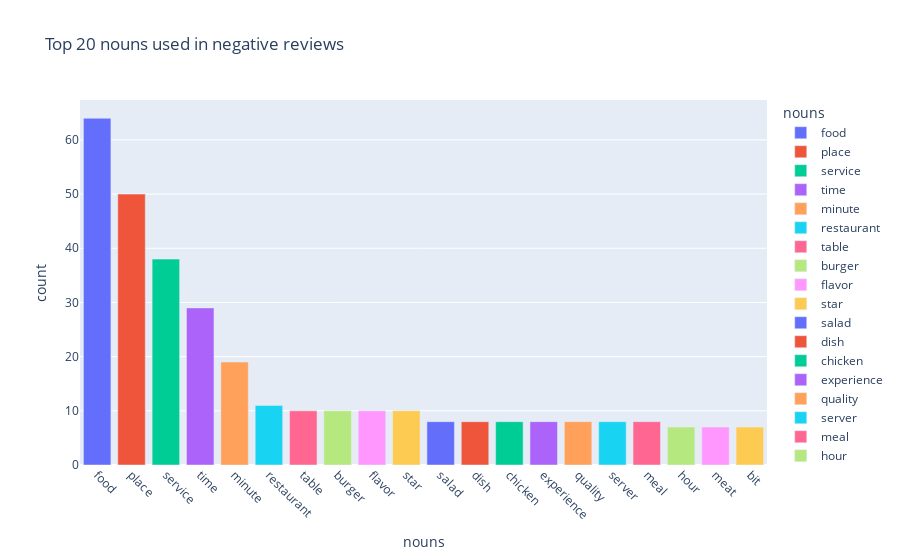

The notebook cell this image was saved under:
### Code cell
fig = px.bar(negative_df, x = 'nouns', y = 'count', color = 'nouns', 
             title='Top 20 nouns used in negative reviews')
fig.update_xaxes(tickangle=45)
fig.show()

### Figure 1 — Plotly figure (JSON) as saved in the notebook; plotly's stock layout.template omitted (floating-point values rounded to 4 significant figures)
{"data": [{"alignmentgroup": "True", "hovertemplate": "nouns=%{x}<br>count=%{y}<extra></extra>", "legendgroup": "food", "marker": {"color": "#636efa"}, "name": "food", "offsetgroup": "food", "orientation": "v", "showlegend": true, "textposition": "auto", "type": "bar", "x": ["food"], "xaxis": "x", "y": [64], "yaxis": "y"}, {"alignmentgroup": "True", "hovertemplate": "nouns=%{x}<br>count=%{y}<extra></extra>", "legendgroup": "place", "marker": {"color": "#EF553B"}, "name": "place", "offsetgroup": "place", "orientation": "v", "showlegend": true, "textposition": "auto", "type": "bar", "x": ["place"], "xaxis": "x", "y": [50], "yaxis": "y"}, {"alignmentgroup": "True", "hovertemplate": "nouns=%{x}<br>count=%{y}<extra></extra>", "legendgroup": "service", "marker": {"color": "#00cc96"}, "name": "service", "offsetgroup": "service", "orientation": "v", "showlegend": true, "textposition": "auto", "type": "bar", "x": ["service"], "xaxis": "x", "y": [38], "yaxis": "y"}, {"alignmentgroup": "True", "hovertemplate": "nouns=%{x}<br>count=%{y}<extra></extra>", "legendgroup": "time", "marker": {"color": "#ab63fa"}, "name": "time", "offsetgroup": "time", "orientation": "v", "showlegend": true, "textposition": "auto", "type": "bar", "x": ["time"], "xaxis": "x", "y": [29], "yaxis": "y"}, {"alignmentgroup": "True", "hovertemplate": "nouns=%{x}<br>count=%{y}<extra></extra>", "legendgroup": "minute", "marker": {"color": "#FFA15A"}, "name": "minute", "offsetgroup": "minute", "orientation": "v", "showlegend": true, "textposition": "auto", "type": "bar", "x": ["minute"], "xaxis": "x", "y": [19], "yaxis": "y"}, {"alignmentgroup": "True", "hovertemplate": "nouns=%{x}<br>count=%{y}<extra></extra>", "legendgroup": "restaurant", "marker": {"color": "#19d3f3"}, "name": "restaurant", "offsetgroup": "restaurant", "orientation": "v", "showlegend": true, "textposition": "auto", "type": "bar", "x": ["restaurant"], "xaxis": "x", "y": [11], "yaxis": "y"}, {"alignmentgroup": "True", "hovertemplate": "nouns=%{x}<br>count=%{y}<extra></extra>", "legendgroup": "table", "marker": {"color": "#FF6692"}, "name": "table", "offsetgroup": "table", "orientation": "v", "showlegend": true, "textposition": "auto", "type": "bar", "x": ["table"], "xaxis": "x", "y": [10], "yaxis": "y"}, {"alignmentgroup": "True", "hovertemplate": "nouns=%{x}<br>count=%{y}<extra></extra>", "legendgroup": "burger", "marker": {"color": "#B6E880"}, "name": "burger", "offsetgroup": "burger", "orientation": "v", "showlegend": true, "textposition": "auto", "type": "bar", "x": ["burger"], "xaxis": "x", "y": [10], "yaxis": "y"}, {"alignmentgroup": "True", "hovertemplate": "nouns=%{x}<br>count=%{y}<extra></extra>", "legendgroup": "flavor", "marker": {"color": "#FF97FF"}, "name": "flavor", "offsetgroup": "flavor", "orientation": "v", "showlegend": true, "textposition": "auto", "type": "bar", "x": ["flavor"], "xaxis": "x", "y": [10], "yaxis": "y"}, {"alignmentgroup": "True", "hovertemplate": "nouns=%{x}<br>count=%{y}<extra></extra>", "legendgroup": "star", "marker": {"color": "#FECB52"}, "name": "star", "offsetgroup": "star", "orientation": "v", "showlegend": true, "textposition": "auto", "type": "bar", "x": ["star"], "xaxis": "x", "y": [10], "yaxis": "y"}, {"alignmentgroup": "True", "hovertemplate": "nouns=%{x}<br>count=%{y}<extra></extra>", "legendgroup": "salad", "marker": {"color": "#636efa"}, "name": "salad", "offsetgroup": "salad", "orientation": "v", "showlegend": true, "textposition": "auto", "type": "bar", "x": ["salad"], "xaxis": "x", "y": [8], "yaxis": "y"}, {"alignmentgroup": "True", "hovertemplate": "nouns=%{x}<br>count=%{y}<extra></extra>", "legendgroup": "dish", "marker": {"color": "#EF553B"}, "name": "dish", "offsetgroup": "dish", "orientation": "v", "showlegend": true, "textposition": "auto", "type": "bar", "x": ["dish"], "xaxis": "x", "y": [8], "yaxis": "y"}, {"alignmentgroup": "True", "hovertemplate": "nouns=%{x}<br>count=%{y}<extra></extra>", "legendgroup": "chicken", "marker": {"color": "#00cc96"}, "name": "chicken", "offsetgroup": "chicken", "orientation": "v", "showlegend": true, "textposition": "auto", "type": "bar", "x": ["chicken"], "xaxis": "x", "y": [8], "yaxis": "y"}, {"alignmentgroup": "True", "hovertemplate": "nouns=%{x}<br>count=%{y}<extra></extra>", "legendgroup": "experience", "marker": {"color": "#ab63fa"}, "name": "experience", "offsetgroup": "experience", "orientation": "v", "showlegend": true, "textposition": "auto", "type": "bar", "x": ["experience"], "xaxis": "x", "y": [8], "yaxis": "y"}, {"alignmentgroup": "True", "hovertemplate": "nouns=%{x}<br>count=%{y}<extra></extra>", "legendgroup": "quality", "marker": {"color": "#FFA15A"}, "name": "quality", "offsetgroup": "quality", "orientation": "v", "showlegend": true, "textposition": "auto", "type": "bar", "x": ["quality"], "xaxis": "x", "y": [8], "yaxis": "y"}, {"alignmentgroup": "True", "hovertemplate": "nouns=%{x}<br>count=%{y}<extra></extra>", "legendgroup": "server", "marker": {"color": "#19d3f3"}, "name": "server", "offsetgroup": "server", "orientation": "v", "showlegend": true, "textposition": "auto", "type": "bar", "x": ["server"], "xaxis": "x", "y": [8], "yaxis": "y"}, {"alignmentgroup": "True", "hovertemplate": "nouns=%{x}<br>count=%{y}<extra></extra>", "legendgroup": "meal", "marker": {"color": "#FF6692"}, "name": "meal", "offsetgroup": "meal", "orientation": "v", "showlegend": true, "textposition": "auto", "type": "bar", "x": ["meal"], "xaxis": "x", "y": [8], "yaxis": "y"}, {"alignmentgroup": "True", "hovertemplate": "nouns=%{x}<br>count=%{y}<extra></extra>", "legendgroup": "hour", "marker": {"color": "#B6E880"}, "name": "hour", "offsetgroup": "hour", "orientation": "v", "showlegend": true, "textposition": "auto", "type": "bar", "x": ["hour"], "xaxis": "x", "y": [7], "yaxis": "y"}, {"alignmentgroup": "True", "hovertemplate": "nouns=%{x}<br>count=%{y}<extra></extra>", "legendgroup": "meat", "marker": {"color": "#FF97FF"}, "name": "meat", "offsetgroup": "meat", "orientation": "v", "showlegend": true, "textposition": "auto", "type": "bar", "x": ["meat"], "xaxis": "x", "y": [7], "yaxis": "y"}, {"alignmentgroup": "True", "hovertemplate": "nouns=%{x}<br>count=%{y}<extra></extra>", "legendgroup": "bit", "marker": {"color": "#FECB52"}, "name": "bit", "offsetgroup": "bit", "orientation": "v", "showlegend": true, "textposition": "auto", "type": "bar", "x": ["bit"], "xaxis": "x", "y": [7], "yaxis": "y"}], "layout": {"barmode": "relative", "legend": {"title": {"text": "nouns"}, "tracegroupgap": 0}, "title": {"text": "Top 20 nouns used in negative reviews"}, "xaxis": {"anchor": "y", "categoryarray": ["food", "place", "service", "time", "minute", "restaurant", "table", "burger", "flavor", "star", "salad", "dish", "chicken", "experience", "quality", "server", "meal", "hour", "meat", "bit"], "categoryorder": "array", "domain": [0, 1], "tickangle": 45, "title": {"text": "nouns"}}, "yaxis": {"anchor": "x", "domain": [0, 1], "title": {"text": "count"}}}}
